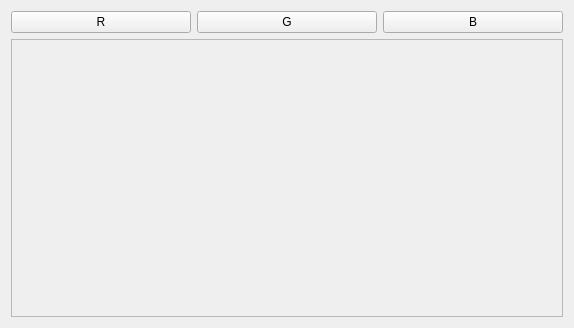
<?xml version="1.0" encoding="UTF-8"?>
<ui version="4.0">
 <class>ChannelRGBUI</class>
 <widget class="QWidget" name="ChannelRGBUI">
  <property name="geometry">
   <rect>
    <x>0</x>
    <y>0</y>
    <width>574</width>
    <height>328</height>
   </rect>
  </property>
  <property name="windowTitle">
   <string>Form</string>
  </property>
  <layout class="QGridLayout" name="gridLayout">
   <item row="0" column="0">
    <widget class="QPushButton" name="pushButton_2">
     <property name="text">
      <string>R</string>
     </property>
    </widget>
   </item>
   <item row="0" column="1">
    <widget class="QPushButton" name="pushButton_3">
     <property name="text">
      <string>G</string>
     </property>
    </widget>
   </item>
   <item row="0" column="2">
    <widget class="QPushButton" name="pushButton_4">
     <property name="text">
      <string>B</string>
     </property>
    </widget>
   </item>
   <item row="1" column="0" colspan="3">
    <widget class="QFrame" name="frame">
     <property name="frameShape">
      <enum>QFrame::StyledPanel</enum>
     </property>
     <property name="frameShadow">
      <enum>QFrame::Raised</enum>
     </property>
    </widget>
   </item>
  </layout>
 </widget>
 <resources/>
 <connections/>
</ui>
